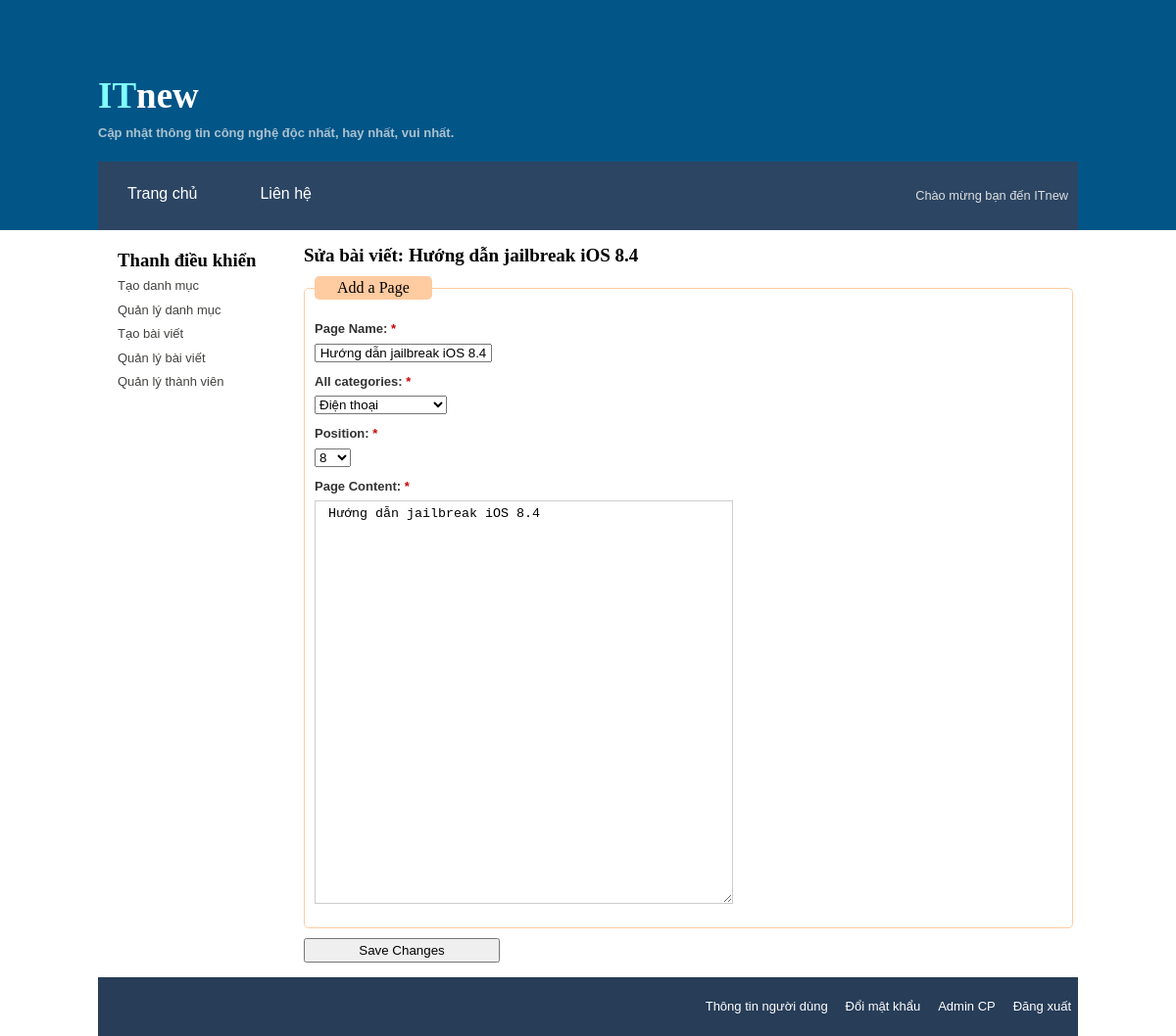
/admin/edit_page.php?pid=9 (signed in), run on the app's committed database.
### tables this page shows
CREATE TABLE IF NOT EXISTS `pages` (
`page_id` int(11) NOT NULL,
  `user_id` int(11) NOT NULL,
  `cat_id` int(11) NOT NULL,
  `page_name` varchar(150) NOT NULL,
  `content` text NOT NULL,
  `position` tinyint(4) NOT NULL,
  `post_on` timestamp NOT NULL DEFAULT CURRENT_TIMESTAMP ON UPDATE CURRENT_TIMESTAMP
);

CREATE TABLE IF NOT EXISTS `categories` (
`cat_id` int(11) NOT NULL,
  `user_id` int(11) NOT NULL,
  `cat_name` varchar(100) NOT NULL,
  `position` tinyint(4) NOT NULL
);

### admin/edit_page.php (the view, shortened to what this page needs)
<?php $title= 'Sửa bài viết'; include('../includes/header.php');?>
<?php include('../includes/mysqli_connect.php');?>
<?php include('../includes/functions.php');?>
<?php include('../includes/sidebar-admin.php'); ?>
<?php
    if(isset($_GET['pid']) && filter_var($_GET['pid'], FILTER_VALIDATE_INT, array('min_range' =>1))) {
        $pid = $_GET['pid'];
    } else {
        redirect_to('admin/view_pages.php');
    }
?>
<div id="content">
    <?php
        $q = "SELECT * FROM pages WHERE page_id = {$pid}";
        $r = mysqli_query($dbc, $q);
        if(mysqli_num_rows($r) == 1) {
            $page = mysqli_fetch_array($r, MYSQLI_ASSOC);
        } else {
            $messages = "<p class='warning'>The page does not exist.</p>";
        }
    ?>
<h2>Sửa bài viết: <?php if(isset($page['page_name'])) echo $page['page_name']; ?></h2>
    <form id="edit_page" action="" method="post">
        <fieldset>
        	<legend>Add a Page</legend>
                <div>
                    <label for="page">Page Name: <span class="required">*</span>
                    </label>
                    <input type="text" name="page_name" id="page_name" value="<?php if(isset($page['page_name'])) echo $page['page_name']; ?>" size="20" maxlength="80" tabindex="1" />
                </div>
                <div>
                    <label for="category">All categories: <span class="required">*</span>
                    </label>
                    <select name="category">
                        <?php
                            $q = "SELECT cat_id, cat_name FROM categories ORDER BY position ASC";
                            $r = mysqli_query($dbc, $q);
                            if(mysqli_num_rows($r) > 0) {
                                while($cats = mysqli_fetch_array($r, MYSQLI_NUM)) {
                                    echo "<option value='{$cats[0]}'";
                                        if(isset($page['cat_id']) && ($page['cat_id'] == $cats[0])) echo "selected='selected'";
                                    echo ">".$cats[1]."</option>";
                                }
                            }
                        ?>
                    </select>
                </div>
                <div>
                    <label for="position">Position: <span class="required">*</span>
                    </label>
                    <select name="position">
                        <?php
                            $q = "SELECT count(page_id) AS count FROM pages";
                            $r = mysqli_query($dbc,$q); confirm_query($r, $q);
                            if(mysqli_num_rows($r) == 1) {
                                list($num) = mysqli_fetch_array($r, MYSQLI_NUM);
                                for($i=1; $i<=$num+1; $i++) {
                                    echo "<option value='{$i}'";
                                        if(isset($page['position']) && $page['position'] == $i) echo "selected='selected'";
                                    echo ">".$i."</otption>";
                                }
                            }
                        ?>
                    </select>
                </div>
                <div>
                    <label for="page-content">Page Content: <span class="required">*</span>
                    </label>
                    <textarea name="content" cols="50" rows="20"><?php if(isset($page['content'])) echo htmlentities($page['content'], ENT_COMPAT, 'UTF-8'); ?></textarea>
                </div>
        </fieldset>
        <p><input type="submit" name="submit" value="Save Changes" /></p>
    </form>
</div>
<?php include('../includes/footer.php'); ?>

### admin/css/style.css (style rules this page uses)
* { margin: 0; padding: 0 }
p, label, a { color: #333333; line-height: 1.5; font-size: 13px; font-family:'lucida grande',tahoma,verdana,arial,sans-serif； }
h2 a, h2 { margin: 0; font-size: 19px; font-family: museo, georgia, san-serif; }
#content { float: left;width: 530px;padding: 20px 0;margin: 0 0 0 15px; }
#content { float: left;width: 785px;padding: 15px 0;margin: 0 0 0 10px; }
#content h2 { margin: 0; }
legend { color:#000; background-color: #FFCBA0; padding: 3px 23px; border-radius: 5px; }
fieldset { border:1px solid #FFCBA0; margin: 10px 0px;padding: 10px; border-radius: 5px; }
fieldset div { margin: 10px 0px; }
label { display: block;width:30em; font-weight: bold;margin: 0px 15px 5px 0px; }
textarea { border:1px solid #ccc; height: 400px; padding: 5px }
input[type="submit"] { padding: 3px; width: 200px; }
.required { color: #c00; }

### data on the page
pages: page_name "Hướng dẫn jailbreak iOS 8.4", category "Điện thoại", position "8", content "Hướng dẫn jailbreak iOS 8.4"
